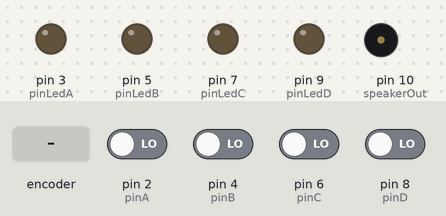
This sketch was run on a simulated Arduino Uno, built with avr-gcc and run on an emulated ATmega328P. On the bench: output pins drawn as LEDs (lit = HIGH), buzzer (waves = sounding). The test bench sets the inputs (shaded band); at power-on: pin 2 (pinA), pin 4 (pinB), pin 6 (pinC), pin 8 (pinD) LOW.

Above: at 2.0 s.
2.1 s: rotary encoder on pin 2 (pinA) / pin 4 (pinB) turned 1 step (first pin leading)
At 2.6 s:
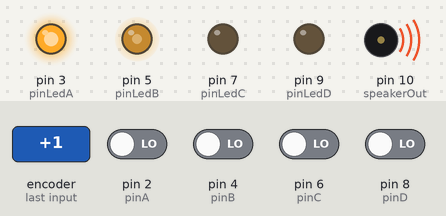
5.1 s: pin 6 (pinC) driven HIGH
At 5.57 s:
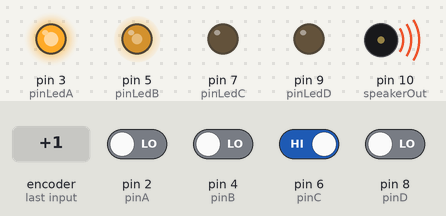
8.1 s: pin 8 (pinD) driven HIGH
At 9.4 s:
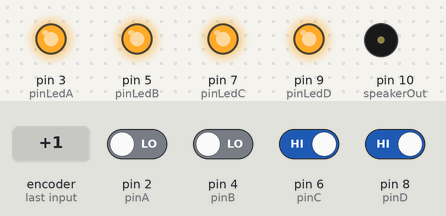
Timing chart, 0 to 11.1 s (numbered marks = the images above; inputs shaded):
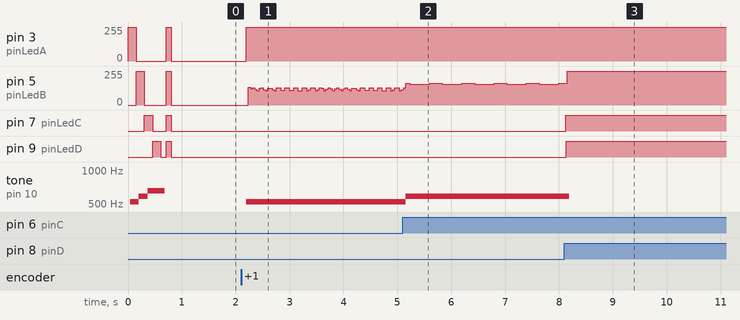

The sketch:

piano.ino
```cpp
#define SEQUENCE_MAX_LENGTH 4

// Pin assignment
int pinA = 2;
int pinB = 4;
int pinC = 6;
int pinD = 8;

int pinLedA = 3;
int pinLedB = 5;
int pinLedC = 7;
int pinLedD = 9;

int speakerOut = 10;

// used to code button sequences
enum Button { BUTTON_A, BUTTON_B, BUTTON_C, BUTTON_D };

// record the order of pressed buttons
int sequence_input[SEQUENCE_MAX_LENGTH];
int sequence_i = 0; // point to position which is to be filled next

// Tones
int  c = 3830;    // 261 Hz
int  d = 3400;    // 294 Hz
int  e = 3038;    // 329 Hz
int  f = 2864;    // 349 Hz
int  g = 2550;    // 392 Hz
int  a = 2272;    // 440 Hz
int  b = 2028;    // 493 Hz
int  C = 1912;    // 523 Hz
int  D = d / 2;
int  E = e / 2;
int  F = f / 2;
int  G = g / 2;
int  A = a / 2;
int  B = b / 2;

// Define a special note, 'R', to represent a rest
int  R = 0;

// button tone assignment
int toneA = C;
int toneB = D;
int toneC = E;
int toneD = F;

// each tone is played several times
int toneDurationMultiplier = 4;

// input states
int aDown = 0;
int bDown = 0;
int cDown = 0;
int dDown = 0;
int lastButtonPressed = -1;

void setup() {
  // put your setup code here, to run once:
  pinMode(pinA, INPUT);
  pinMode(pinB, INPUT);
  pinMode(pinC, INPUT);
  pinMode(pinD, INPUT);

  pinMode(pinLedA, OUTPUT);
  pinMode(pinLedB, OUTPUT);
  pinMode(pinLedC, OUTPUT);
  pinMode(pinLedD, OUTPUT);

  pinMode(speakerOut, OUTPUT);

  hello();
}

void playSequence(int sequence[], int count)
{

  long d = 150000;
  int _tone;
  int led;

  for (int i = 0; i<count; i++) {

    switch (sequence[i])
    {
      case BUTTON_A:
        _tone = toneA;
        led = pinLedA;
      break;
      case BUTTON_B:
        _tone = toneB;
        led = pinLedB;
      break;
      case BUTTON_C:
        _tone = toneC;
        led = pinLedC;
      break;
      case BUTTON_D:
        _tone = toneD;
        led = pinLedD;
      break;
    }

    // light and sound
    digitalWrite(led, HIGH);
    playTone(_tone, d);
    digitalWrite(led, LOW);
  }
}

void hello()
{

  int sequence[] = { BUTTON_A, BUTTON_B, BUTTON_C, BUTTON_D };

  playSequence(sequence, 4);

  delay(100);

  digitalWrite(pinLedA, HIGH);
  digitalWrite(pinLedB, HIGH);
  digitalWrite(pinLedC, HIGH);
  digitalWrite(pinLedD, HIGH);

  delay(100);

  digitalWrite(pinLedA, LOW);
  digitalWrite(pinLedB, LOW);
  digitalWrite(pinLedC, LOW);
  digitalWrite(pinLedD, LOW);
}

// Pulse the speaker to play a tone for a particular duration
void playTone(int tone_, long duration) {

  long elapsed_time = 0;

  //  played less long than 'duration', pulse speaker HIGH and LOW
  while (elapsed_time < duration) {

    digitalWrite(speakerOut, HIGH);
    delayMicroseconds(tone_ / 2);

    // DOWN
    digitalWrite(speakerOut, LOW);
    delayMicroseconds(tone_ / 2);

    elapsed_time += tone_;
  }
}

void readButtons()
{
  aDown = digitalRead(pinA);
  bDown = digitalRead(pinB);
  cDown = digitalRead(pinC);
  dDown = digitalRead(pinD);
}

void ledsOff()
{
  digitalWrite(pinLedA, LOW);
  digitalWrite(pinLedB, LOW);
  digitalWrite(pinLedC, LOW);
  digitalWrite(pinLedD, LOW);
}

void loop() {

  // turn LEDs off by default
  ledsOff();

  // read button states
  readButtons();

  // assume button is still pressed. FIXME: this doesnt allow for same note twice
  int buttonPressed = lastButtonPressed;

  if (aDown) {
    digitalWrite(pinLedA, HIGH);
    playTone(toneA, toneA*toneDurationMultiplier);
    buttonPressed = BUTTON_A;
  }
  if (bDown) {
    digitalWrite(pinLedB, HIGH);
    playTone(toneB, toneB*toneDurationMultiplier);
    buttonPressed = BUTTON_B;
  }
  if (cDown) {
    digitalWrite(pinLedC, HIGH);
    playTone(toneC, toneC*toneDurationMultiplier);
    buttonPressed = BUTTON_C;
  }
  if (dDown) {
    digitalWrite(pinLedD, HIGH);
    playTone(toneD, toneD*toneDurationMultiplier);
    buttonPressed = BUTTON_D;
  }

  if (buttonPressed != lastButtonPressed) {
    // remember this button
    sequence_input[sequence_i++] = buttonPressed;
    lastButtonPressed = buttonPressed;

    if (sequence_i == SEQUENCE_MAX_LENGTH) {

      // wait for buttons to be released
      while (aDown || bDown || cDown || dDown) {
        readButtons();
      }

      ledsOff();

      delay(100);

      // play sequence
      playSequence(sequence_input, SEQUENCE_MAX_LENGTH);

      // reset sequence collector
      sequence_i = 0;
    }
  }

}
```

Measured:
- after the input at 2.1 s, pin 3 (pinLedA): 0/255 → 254/255 after 0.09 s, → 255/255 0.16 s later; tone on pin 10 (speakerOut): silent → 526 Hz after 0.09 s
- after the input at 5.1 s, tone on pin 10 (speakerOut): 526 Hz → 583 Hz after 0.05 s
- after the input at 8.1 s, pin 3 (pinLedA): stays 255/255 (without the input it goes to 0/255 after 6.1 s); pin 7 (pinLedC), pin 9 (pinLedD): LOW → HIGH at once; tone on pin 10 (speakerOut): 583 Hz → silent after 0.09 s
